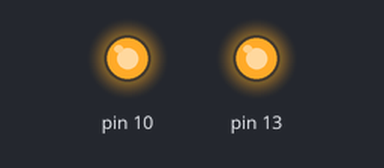
The sketch below on a simulated Arduino Uno, built with avr-gcc and run on an emulated ATmega328P. Shown: output pins drawn as LEDs (lit = HIGH).

Above: at 3.1 s.
At 4.1 s:
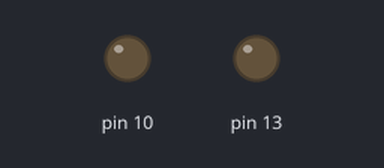
Timing chart, 0 to 5.6 s (numbered marks = the images above):
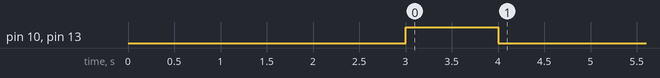

The sketch:

ArmTest.ino
```cpp
void setup() {
  // put your setup code here, to run once:
  delay(3000);
  pinMode(10,OUTPUT);
  pinMode(13,OUTPUT);
  analogWrite(10,255);
  analogWrite(13,255);
  delay(1000);
  analogWrite(10,0);
  analogWrite(13,0);
}

void loop() {
  // put your main code here, to run repeatedly:

}
```
